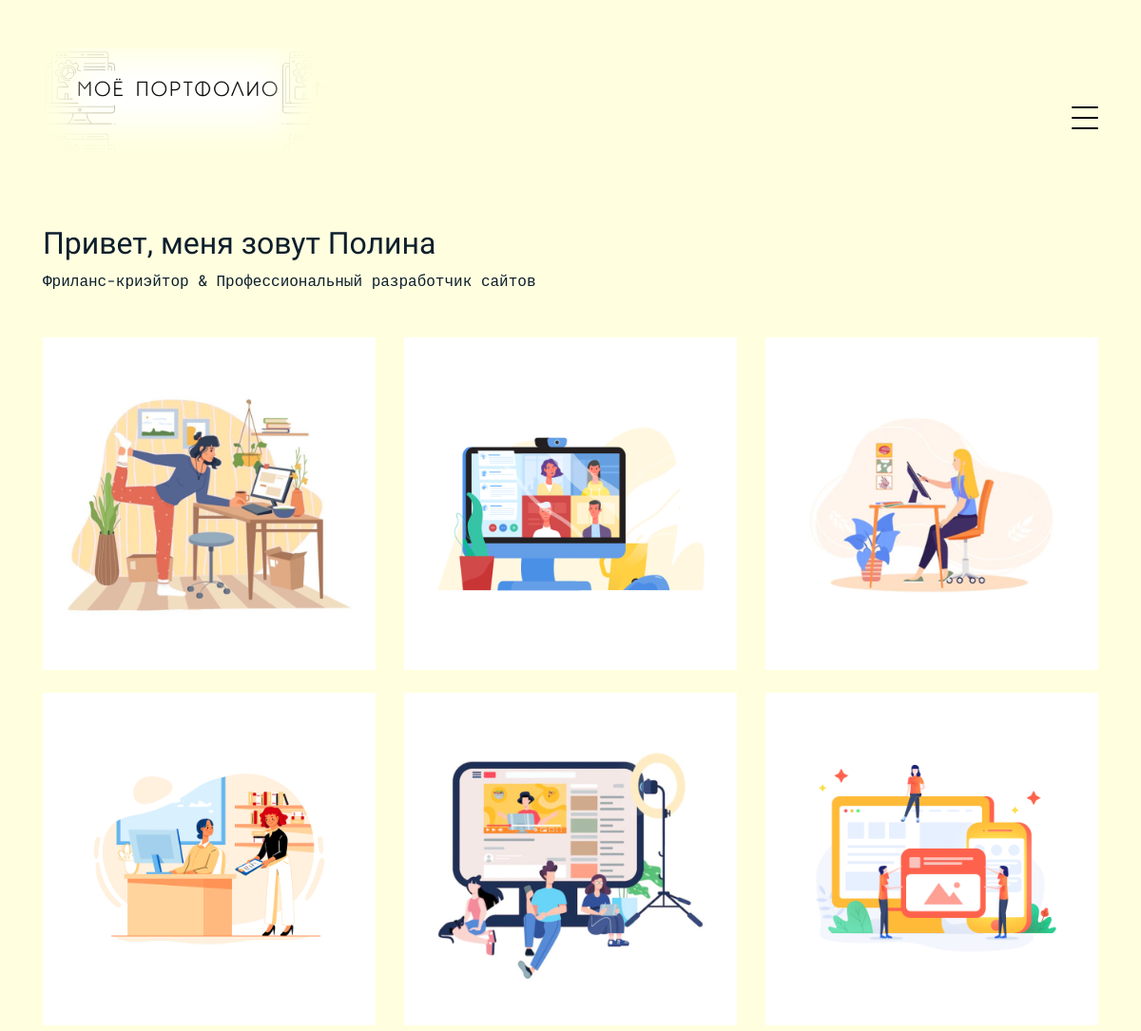
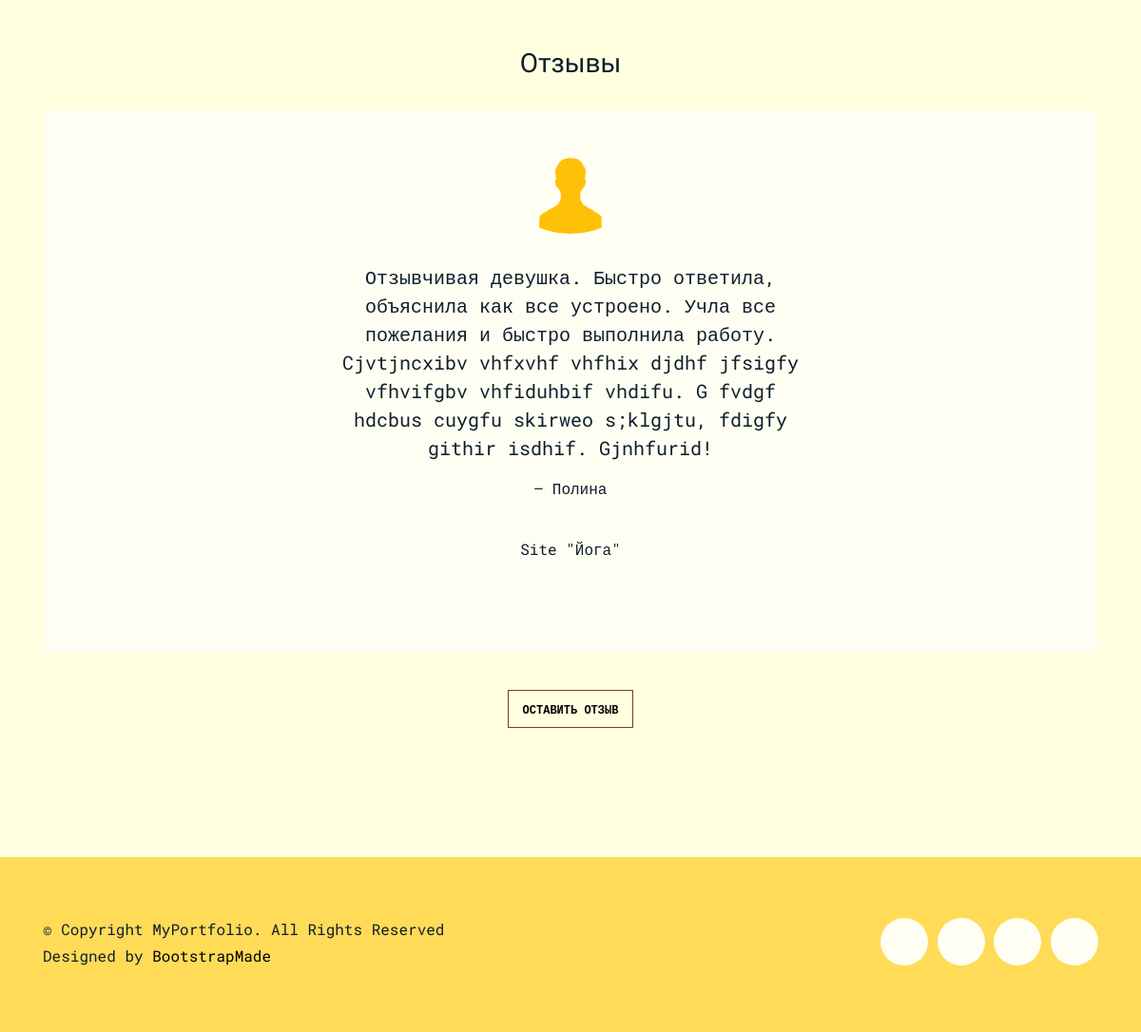
The page / on the database its author committed (2 pictures, top to bottom).
### mainapp/models.py (models this page shows, shortened)
class Comment(models.Model):
    user_name = models.CharField(verbose_name='имя', max_length=128, blank=False)
    email = models.EmailField(max_length=254, unique=True)
    is_checked = models.BooleanField(verbose_name='подтверждение почты', db_index=True, default=False)
    web_site = models.CharField(verbose_name='название сайта', max_length=36, blank=False)
    comment = models.TextField(verbose_name='комментарий', max_length=254, blank=False)
    photo = models.ImageField(upload_to='comment_photo', blank=True, default='/unknowing/default.svg')

### mainapp/views.py (the view)
# urls.py: path('', MainListView.as_view(), name='index'),
class MainListView(TitleContextMixin, ListView):
    title = 'Отзывы'
    template_name = 'mainapp/review.html'
    model = Comment
    def get_context_data(self, **kwargs):
        context = super(TitleContextMixin, self).get_context_data(**kwargs)
        context.update(
            title=self.get_title()
        )
        context['comment_list'] = Comment.objects.filter(is_checked=True).order_by('?')[:9]
        return context

### mainapp/views.py (called while the page is built)
    def get_title(self):
        return getattr(self, 'title', '')

### mainapp/templates/mainapp/review.html (shortened to what this page needs)
{% extends 'mainapp/base.html'%}
{%load static%}
  {%block 'content' %}
  <main id="main">
    <div class="site-section site-portfolio">
      <div class="container">
        <div class="row mb-5 align-items-center">
          <div class="col-md-12 col-lg-6 mb-4 mb-lg-0" data-aos="fade-up">
            <h2>Привет, меня зовут Полина</h2>
            <p class="mb-0">Фриланс-криэйтор &amp; Профессиональный разработчик сайтов</p>
          </div>
        </div>
        <div id="portfolio-grid" class="row no-gutter" data-aos="fade-up" data-aos-delay="200">
          <div class="item web col-sm-6 col-md-4 col-lg-4 mb-4">
            <a class="item-wrap fancybox">
              <img class="img-fluid" src="{% static 'img/img_9.JPEG' %}">
            </a>
          </div>
          <div class="item photography col-sm-6 col-md-4 col-lg-4 mb-4">
            <a  class="item-wrap fancybox">
              <img class="img-fluid" src="{% static 'img/IMG_3.JPEG' %}">
            </a>
          </div>
          <div class="item branding col-sm-6 col-md-4 col-lg-4 mb-4">
            <a class="item-wrap fancybox">
              <img class="img-fluid" src="{% static 'img/IMG_4.JPEG' %}">
            </a>
          </div>
          <div class="item design col-sm-6 col-md-4 col-lg-4 mb-4">
            <a class="item-wrap fancybox">
              <img class="img-fluid" src="{% static 'img/IMG_5.JPEG' %}">
            </a>
          </div>
          <div class="item photography col-sm-6 col-md-4 col-lg-4 mb-4">
            <a class="item-wrap fancybox">
              <img class="img-fluid" src="{% static 'img/IMG_6.JPEG' %}">
            </a>
          </div>
          <div class="item branding col-sm-6 col-md-4 col-lg-4 mb-4">
            <a class="item-wrap fancybox">
              <img class="img-fluid" src="{% static 'img/img_12.JPEG' %}">
            </a>
          </div>
        </div>
      </div>
    </div>
    <div class="site-section pt-0">
      <div class="container">
        {% if comment_list %}
        <div class="row justify-content-center text-center mb-4">
          <div class="col-5">
            <h3 class="h3 heading">Отзывы</h3>
          </div>
        </div>
        <div class="owl-carousel testimonial-carousel">
          {% for comment in comment_list %}
              {% if comment.is_checked %}
                <div class="testimonial-wrap">
                  <div class="testimonial">
                      <img class="img-fluid" src="/media/{{ comment.photo }}" style="height: 80px;" alt="Image">
                      <blockquote>
                        <p>{{comment.comment}}</p>
                      </blockquote>
                      <p>&mdash; {{comment.user_name}}</p><br>
                      <p>Site "{{comment.web_site}}"</p>
                  </div>
                </div>
              {% endif %}
          {% endfor %}
        </div>
        {% endif %}
        <div class="row justify-content-center text-center mb-4 mt-40">
          <div class="col-5">
            <p><a href="{% url 'index' %}" class="readmore">Оставить отзыв</a></p>
          </div>
        </div>
      </div>
    </div>
  </main>
  {% endblock %}

### static/css/style.css (style rules this page uses)
body { font-family: 'Roboto Mono', monospace; color: #0d1e2d; background: #ffffdf }
a { color: #777; }
h1, h2, h3, h4, h5, h6, .font-heading { font-family: 'Poiret One', cursive; }
.site-section { padding: 2rem 0; }
.item { border: none; margin-bottom: 30px; }
.item .item-wrap { display: block; position: relative; overflow: hidden; }
.item .item-wrap:after { z-index: 2; position: absolute; content: ""; top: 0; left: 0; right: 0; bottom: 0; background: rgba(0, 0, 0, 0.4); visibility: hidden; opacity: 0; transition: .3s all ease-in-out; }
.item .item-wrap img { transition: .3s transform ease; -webkit-transform: scale(1); transform: scale(1); object-fit: cover; aspect-ratio: auto; }
.testimonial-wrap { padding: 50px 50px 80px 50px; background: #fffef2; }
.testimonial-wrap .testimonial { text-align: center; max-width: 500px; margin: 0 auto; }
.testimonial-wrap .testimonial img { border-radius: 50%; width: 120px; margin: 0 auto 30px auto; }
.testimonial-wrap .testimonial blockquote p { font-size: 20px; }
.h3 { font-size: 20px; }
.heading { font-size: 28px; }
.readmore { display: inline-block; border: 1px solid #783d22; padding: 10px 15px; font-size: 12px; text-transform: uppercase; color: #000; transition: .2s all ease; font-weight: 700; background: #ffffdf; }
.mt-40 { margin-top: 40px }

### rows shown on the page
Comment: photo (placeholder picture), comment "Отзывчивая девушка. Быстро ответила, объяснила как все устроено. Учла все пожелания и быстро выполнила работу. Cjvtjncxibv vhfxvhf vhfhix djdhf jfsigfy vfhvifgbv vhfiduhbif vhdifu. G fvdgf hdcbus cuygfu skirweo s;klgjtu, fdigfy githir isdhif. Gjnhfurid!", user_name "Полина", web_site "Йога"
